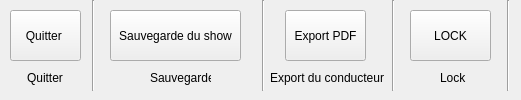
   <widget class="QWidget" name="fichier">
    <attribute name="title">
     <string>Fichier</string>
    </attribute>
    <widget class="QToolButton" name="save_show">
     <property name="geometry">
      <rect>
       <x>110</x>
       <y>10</y>
       <width>131</width>
       <height>51</height>
      </rect>
     </property>
     <property name="text">
      <string>Sauvegarde du show</string>
     </property>
     <property name="icon">
      <iconset>
       <normaloff>icon/32x32_save.png</normaloff>icon/32x32_save.png</iconset>
     </property>
     <property name="iconSize">
      <size>
       <width>20</width>
       <height>20</height>
      </size>
     </property>
     <property name="toolButtonStyle">
      <enum>Qt::ToolButtonStyle::ToolButtonTextUnderIcon</enum>
     </property>
    </widget>
    <widget class="QToolButton" name="quit">
     <property name="geometry">
      <rect>
       <x>10</x>
       <y>10</y>
       <width>71</width>
       <height>51</height>
      </rect>
     </property>
     <property name="text">
      <string>Quitter </string>
     </property>
     <property name="icon">
      <iconset>
       <normaloff>icon/32x32_quit.png</normaloff>icon/32x32_quit.png</iconset>
     </property>
     <property name="iconSize">
      <size>
       <width>20</width>
       <height>20</height>
      </size>
     </property>
     <property name="toolButtonStyle">
      <enum>Qt::ToolButtonStyle::ToolButtonTextUnderIcon</enum>
     </property>
    </widget>
    <widget class="Line" name="line_17">
     <property name="geometry">
      <rect>
       <x>90</x>
       <y>0</y>
       <width>7</width>
       <height>91</height>
      </rect>
     </property>
     <property name="orientation">
      <enum>Qt::Orientation::Vertical</enum>
     </property>
    </widget>
    <widget class="QLabel" name="label_17">
     <property name="geometry">
      <rect>
       <x>27</x>
       <y>70</y>
       <width>41</width>
       <height>16</height>
      </rect>
     </property>
     <property name="text">
      <string>Quitter</string>
     </property>
    </widget>
    <widget class="QLabel" name="label_18">
     <property name="geometry">
      <rect>
       <x>150</x>
       <y>70</y>
       <width>61</width>
       <height>16</height>
      </rect>
     </property>
     <property name="text">
      <string>Sauvegarde</string>
     </property>
    </widget>
    <widget class="Line" name="line_18">
     <property name="geometry">
      <rect>
       <x>260</x>
       <y>0</y>
       <width>7</width>
       <height>91</height>
      </rect>
     </property>
     <property name="orientation">
      <enum>Qt::Orientation::Vertical</enum>
     </property>
    </widget>
    <widget class="QToolButton" name="pdf_export">
     <property name="geometry">
      <rect>
       <x>285</x>
       <y>10</y>
       <width>81</width>
       <height>51</height>
      </rect>
     </property>
     <property name="text">
      <string>Export PDF</string>
     </property>
     <property name="icon">
      <iconset>
       <normaloff>icon/16x16_pdf.png</normaloff>icon/16x16_pdf.png</iconset>
     </property>
     <property name="iconSize">
      <size>
       <width>20</width>
       <height>20</height>
      </size>
     </property>
     <property name="toolButtonStyle">
      <enum>Qt::ToolButtonStyle::ToolButtonTextUnderIcon</enum>
     </property>
    </widget>
    <widget class="QLabel" name="label_19">
     <property name="geometry">
      <rect>
       <x>270</x>
       <y>70</y>
       <width>121</width>
       <height>16</height>
      </rect>
     </property>
     <property name="text">
      <string>Export du conducteur</string>
     </property>
    </widget>
    <widget class="Line" name="line_19">
     <property name="geometry">
      <rect>
       <x>390</x>
       <y>0</y>
       <width>7</width>
       <height>91</height>
      </rect>
     </property>
     <property name="orientation">
      <enum>Qt::Orientation::Vertical</enum>
     </property>
    </widget>
    <widget class="QToolButton" name="lock">
     <property name="geometry">
      <rect>
       <x>410</x>
       <y>10</y>
       <width>81</width>
       <height>51</height>
      </rect>
     </property>
     <property name="text">
      <string>LOCK</string>
     </property>
     <property name="icon">
      <iconset>
       <normaloff>icon/16x16_unlock.png</normaloff>icon/16x16_unlock.png</iconset>
     </property>
     <property name="iconSize">
      <size>
       <width>20</width>
       <height>20</height>
      </size>
     </property>
     <property name="toolButtonStyle">
      <enum>Qt::ToolButtonStyle::ToolButtonTextUnderIcon</enum>
     </property>
    </widget>
    <widget class="QLabel" name="label_20">
     <property name="geometry">
      <rect>
       <x>440</x>
       <y>70</y>
       <width>31</width>
       <height>16</height>
      </rect>
     </property>
     <property name="text">
      <string>Lock</string>
     </property>
    </widget>
    <widget class="Line" name="line_20">
     <property name="geometry">
      <rect>
       <x>505</x>
       <y>0</y>
       <width>7</width>
       <height>91</height>
      </rect>
     </property>
     <property name="orientation">
      <enum>Qt::Orientation::Vertical</enum>
     </property>
    </widget>
   </widget>
